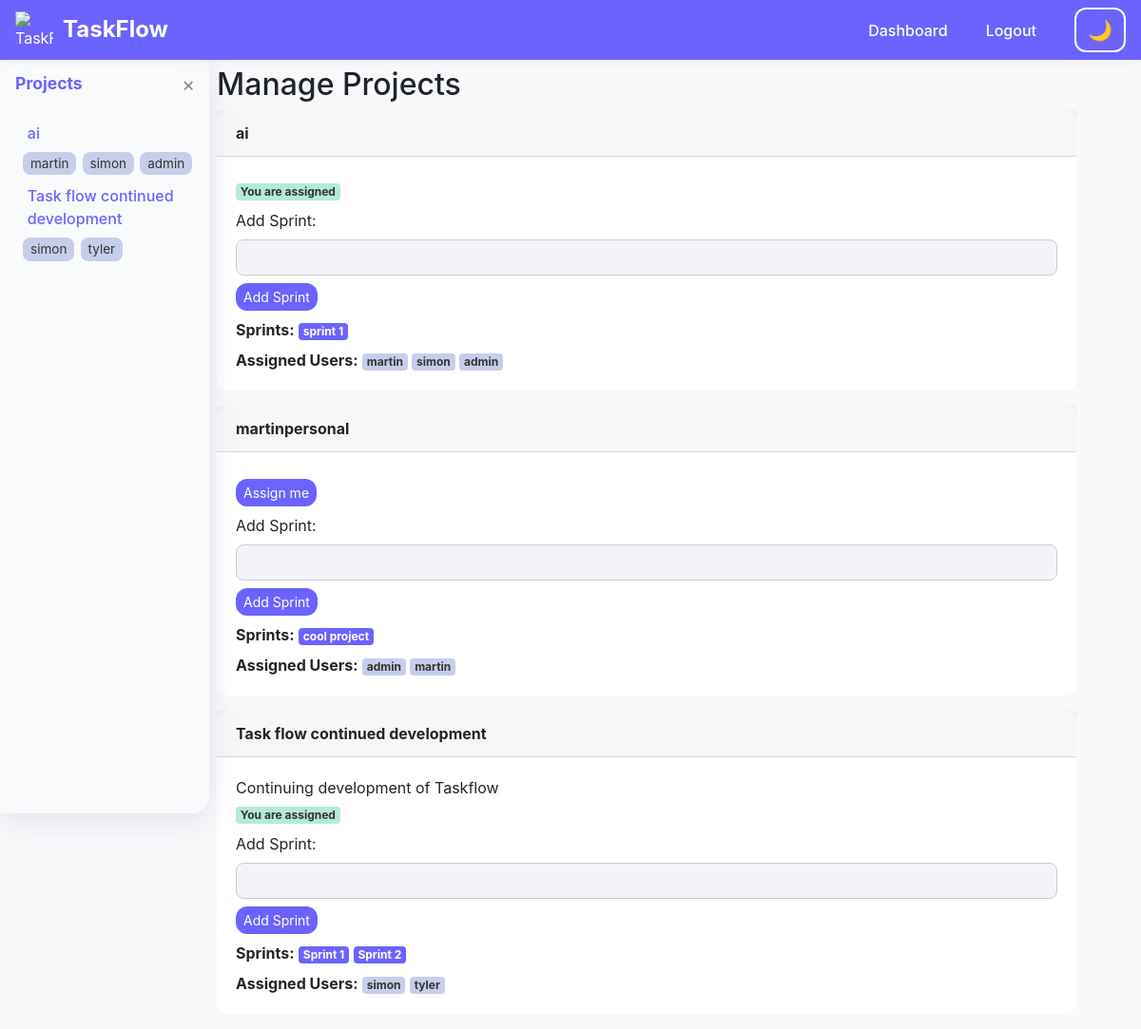
The app's page /projects (signed in) with its own data.
### app.py (models this page shows)
class Project(db.Model):
    id = db.Column(db.Integer, primary_key=True)
    name = db.Column(db.String(120), unique=True, nullable=False)
    description = db.Column(db.Text, nullable=True)
    users = db.relationship('User', secondary=user_project, back_populates='projects')
    sprints = db.relationship('Sprint', backref='project', lazy=True)
    tasks = db.relationship('Task', backref='project', lazy=True)

class User(db.Model):
    id = db.Column(db.Integer, primary_key=True)
    username = db.Column(db.String(80), unique=True, nullable=False)
    password = db.Column(db.String(200), nullable=False)
    role = db.Column(db.String(10), nullable=False)
    tasks = db.relationship('Task', backref='user', lazy=True, foreign_keys='Task.user_id')
    assigned_tasks = db.relationship('Task', backref='assignee', lazy=True, foreign_keys='Task.assignee_id')
    projects = db.relationship('Project', secondary=user_project, back_populates='users')

class Sprint(db.Model):
    id = db.Column(db.Integer, primary_key=True)
    name = db.Column(db.String(120), nullable=False)
    project_id = db.Column(db.Integer, db.ForeignKey('project.id'), nullable=False)
    tasks = db.relationship('Task', backref='sprint', lazy=True)

### app.py (the view, shortened to what this page needs)
@app.route('/projects', methods=['GET', 'POST'])
@login_required
def manage_projects():
    projects = Project.query.all()
    users = User.query.all()
    user = User.query.get(session['user_id'])
    return render_template('projects.html', projects=projects, users=users, user=user, role=session.get('role'))

### app.py (called while the page is built)
def login_required(f):
    from functools import wraps
    @wraps(f)
    def decorated_function(*args, **kwargs):
        if 'user_id' not in session:
            flash('Please login first.', 'warning')
            return redirect(url_for('login'))
        return f(*args, **kwargs)
    return decorated_function

@app.before_request
def inject_sidebar_projects():
    g.projects = []
    g.selected_project = None
    if 'user_id' in session:
        user = User.query.get(session['user_id'])
        g.projects = user.projects if session.get('role') != 'admin' else Project.query.all()
        project_id = request.args.get('project', type=int)
        if project_id:
            g.selected_project = Project.query.get(project_id)

### templates/projects.html (shortened to what this page needs)
{% extends 'base.html' %}
{% block content %}
<h2>Manage Projects</h2>
{% for project in projects %}
  <div class="card mb-3">
    <div class="card-header d-flex justify-content-between align-items-center">
      <strong>{{ project.name }}</strong>
    </div>
    <div class="card-body">
      <div>{{ project.description }}</div>
      {% if role == 'admin' %}
      <form method="POST" action="{{ url_for('assign_users_to_project', project_id=project.id) }}">
        <label>Assign/Remove Users:</label>
        <select name="user_ids" multiple class="form-control" size="3">
          {% for u in users %}
            <option value="{{ u.id }}" {% if u in project.users %}selected{% endif %}>{{ u.username }}</option>
          {% endfor %}
        </select>
        <small class="form-text text-muted mb-2">Hold Ctrl/Cmd to select or deselect multiple users.</small>
        <button class="btn btn-secondary btn-sm mt-2">Update Users</button>
      </form>
      {% else %}
        {% if user not in project.users %}
        <form method="POST" action="{{ url_for('assign_users_to_project', project_id=project.id) }}">
          <button class="btn btn-info btn-sm mt-2">Assign me</button>
        </form>
        {% else %}
          <span class="badge badge-success mt-2">You are assigned</span>
        {% endif %}
      {% endif %}
      <form method="POST" action="{{ url_for('add_sprint', project_id=project.id) }}" class="mt-2">
        <label>Add Sprint:</label>
        <input name="name" class="form-control" required>
        <button class="btn btn-info btn-sm mt-2">Add Sprint</button>
      </form>
      <div class="mt-2">
        <strong>Sprints:</strong>
        {% for sprint in project.sprints %}
          <span class="badge badge-primary">{{ sprint.name }}</span>
        {% endfor %}
      </div>
      <div class="mt-2">
        <strong>Assigned Users:</strong>
        {% for u in project.users %}
          <span class="badge badge-info">{{ u.username }}</span>
        {% endfor %}
      </div>
    </div>
  </div>
{% endfor %}
{% endblock %}

### templates/base.html (shortened to what this page needs)
<!DOCTYPE html>
<html lang="en">
<head>
    <link rel="stylesheet" href="https://cdn.jsdelivr.net/npm/bootstrap@4.6.2/dist/css/bootstrap.min.css">
</head>
<body class="light-mode">
<nav class="navbar navbar-expand-lg navbar-light bg-light fixed-top" aria-label="Main navigation">
  <span class="logo-title">
    <img src="https://img.icons8.com/ios-filled/50/000000/task.png" alt="TaskFlow Logo" aria-hidden="true">
    <span class="h4 mb-0" style="font-weight: bold;">TaskFlow</span>
  </span>
  <div class="ml-auto d-flex align-items-center">
    {% if session.get('user_id') %}
      <a href="{{ url_for('dashboard') }}" class="nav-link d-inline">Dashboard</a>
      <a href="{{ url_for('logout') }}" class="nav-link d-inline">Logout</a>
    {% else %}
      <a href="{{ url_for('login') }}" class="nav-link d-inline">Login</a>
      <a href="{{ url_for('register') }}" class="nav-link d-inline">Register</a>
    {% endif %}
    <button class="btn btn-outline-secondary theme-toggle" id="theme-toggle-btn" aria-label="Toggle dark/light mode" aria-pressed="false">
      <span id="theme-toggle-icon">🌙</span>
    </button>
  </div>
</nav>
{% set show_sidebar = session.get('user_id') and request.endpoint not in ['login', 'register'] %}
{% if show_sidebar %}
<div id="sidebar" class="{% if session.get('theme') == 'dark' %}dark-mode{% endif %}" tabindex="0" aria-label="Project navigation">
  <div class="sidebar-header">
    Projects
    <button class="sidebar-toggle" onclick="toggleSidebar()" aria-label="Collapse sidebar">&times;</button>
  </div>
  {% if g.get('projects') %}
    {% for project in g.projects %}
      <div>
        <a href="{{ url_for('dashboard', project=project.id) }}" class="project-link" tabindex="0" aria-current="">
          <span>{{ project.name }}</span>
        </a>
        {% if project.users %}
          <div class="assigned-users" aria-label="Assigned users">
            {% for user in project.users %}
              <span class="user-badge" title="{{ user.username }}">{{ user.username }}</span>
            {% endfor %}
          </div>
        {% endif %}
      </div>
    {% endfor %}
  {% else %}
    <span class="text-muted">No projects assigned.</span>
  {% endif %}
</div>
{% endif %}
<div class="main-content{% if show_sidebar %}{% else %} sidebar-collapsed{% endif %}" id="main-content" role="main" style="min-height:100vh; width:100vw;">
    <div style="margin-top:70px;">
      {% block content %}{% endblock %}
    </div>
</div>
{% set messages = get_flashed_messages(with_categories=true) %}
</body>
</html>

### templates/base.html (style rules this page uses)
:root { --primary-bg: #f8f9fa; --primary-text: #212529; --secondary-bg: #23272b; --secondary-text: #f8f9fa; --sidebar-width: 220px; --accent1: #6c63ff; --accent2: #ffb6b9; --accent3: #b5ead7; --accent4: #ffdac1; --accent5: #c7ceea; --card-bg: #fff; --input-bg: #f3f3fa; --card-bg-dark: #23272b; --input-bg-dark: #2a2e39; --border-dark: #444; }
html, body { height: 100%; min-height: 100%; }
body.light-mode { background: #f8f9fa; color: var(--primary-text); --card-bg: #fff; --input-bg: #f3f3fa; }
.navbar, .navbar-light, .navbar.bg-light, .navbar.fixed-top { background: #6c63ff !important; color: #fff !important; border-bottom: none; box-shadow: 0 2px 8px rgba(108,99,255,0.08); }
.navbar .nav-link, .navbar .nav-link:visited { color: #fff !important; font-weight: 500; margin-right: 0.5rem; transition: color 0.2s; }
.navbar .logo-title .h4 { color: #fff !important; text-shadow: 0 1px 4px rgba(108,99,255,0.10); }
.navbar .theme-toggle { border: 2px solid #fff !important; color: #fff !important; background: transparent !important; font-size: 1.3em; margin-left: 1rem; transition: border-color 0.2s, background 0.2s, color 0.2s; }
.logo-title { display: flex; align-items: center; gap: 10px; }
.logo-title img { width: 40px; height: 40px; }
#sidebar { position: fixed; top: 56px; left: 0; height: 100vh; width: var(--sidebar-width); background: rgba(255, 255, 255, 0.18); border-right: 1px solid rgba(255,255,255,0.18); box-shadow: 0 8px 32px 0 rgba(31, 38, 135, 0.10); backdrop-filter: blur(16px) saturate(180%); -webkit-backdrop-filter: blur(16px) saturate(180%); border-radius: 0 18px 18px 0; padding: 1rem 0.5rem 1rem 1rem; transition: transform 0.2s, background 0.3s; z-index: 1030; overflow-y: auto; outline: none; }
#sidebar .sidebar-header { font-weight: bold; margin-bottom: 1rem; font-size: 1.1rem; display: flex; align-items: center; justify-content: space-between; color: var(--accent1, #6c63ff); }
#sidebar .project-link { display: flex; align-items: center; justify-content: space-between; padding: 0.4rem 0.8rem; border-radius: 4px; color: #6c63ff; text-decoration: none; margin-bottom: 2px; transition: background 0.2s, color 0.2s; font-weight: 500; background: transparent; position: relative; }
#sidebar .sidebar-toggle { background: none; border: none; font-size: 1.3rem; color: #888; cursor: pointer; margin-left: 0.5rem; }
#sidebar .assigned-users { font-size: 0.92em; color: #555; margin-left: 0.5rem; margin-bottom: 0.2rem; }
#sidebar .assigned-users .user-badge { background: var(--accent5, #c7ceea); color: #333; border-radius: 8px; padding: 2px 8px; margin-right: 2px; font-size: 0.92em; display: inline-block; }
.main-content { min-height: 100vh; width: 100%; margin-left: var(--sidebar-width); transition: margin-left 0.2s, max-width 0.2s; padding: 0 8px; background: transparent; display: flex; flex-direction: column; box-sizing: border-box; max-width: 100vw; }
@media (min-width: 1200px) { .main-content:not(.sidebar-collapsed) { max-width: calc(100vw - var(--sidebar-width) - 60px); margin-left: var(--sidebar-width); margin-right: auto; } }
.navbar.fixed-top { z-index: 1040; }
.card, .btn, .table { border-radius: 12px !important; background: var(--card-bg, #fff) !important; color: inherit !important; border: none; }
.btn-primary, .btn-info { background: var(--accent1, #6c63ff) !important; border-color: var(--accent1, #6c63ff) !important; color: #fff !important; }
.badge-primary { background: var(--accent1, #6c63ff) !important; }
.badge-success { background: var(--accent3, #b5ead7) !important; color: #333 !important; }
.badge-info { background: var(--accent5, #c7ceea) !important; color: #333 !important; }
.form-control { background: var(--input-bg, #f3f3fa); color: inherit; border-radius: 8px; border: 1px solid #ccc; }

### records on screen
Project: name "ai", shows "You are assigned"
User: username "martin"
User: username "simon"
User: username "admin"
Project: name "Task flow continued development", description "Continuing development of Taskflow", shows "You are assigned"
User: username "tyler"
Sprint: name "sprint 1"
Project: name "martinpersonal"
Sprint: name "cool project"
Sprint: name "Sprint 1"
Sprint: name "Sprint 2"
